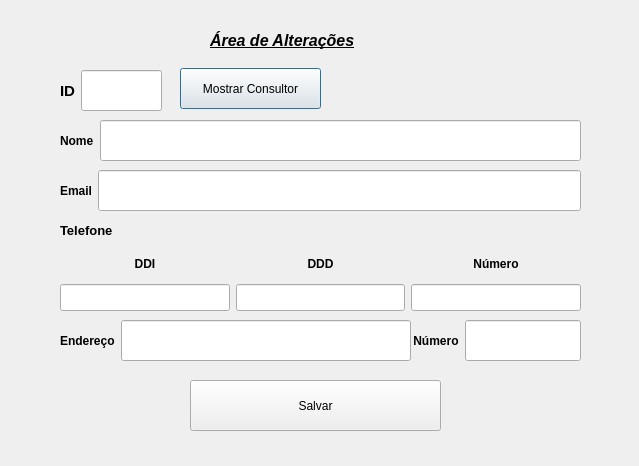
<?xml version="1.0" encoding="UTF-8"?>
<ui version="4.0">
 <class>telaDeAlteracoes</class>
 <widget class="QDialog" name="telaDeAlteracoes">
  <property name="geometry">
   <rect>
    <x>0</x>
    <y>0</y>
    <width>639</width>
    <height>466</height>
   </rect>
  </property>
  <property name="windowTitle">
   <string>Dialog</string>
  </property>
  <widget class="QWidget" name="gridLayoutWidget">
   <property name="geometry">
    <rect>
     <x>60</x>
     <y>250</y>
     <width>521</width>
     <height>61</height>
    </rect>
   </property>
   <property name="sizePolicy">
    <sizepolicy hsizetype="Preferred" vsizetype="Preferred">
     <horstretch>0</horstretch>
     <verstretch>0</verstretch>
    </sizepolicy>
   </property>
   <property name="font">
    <font>
     <bold>true</bold>
    </font>
   </property>
   <layout class="QGridLayout" name="gridLayout">
    <item row="2" column="2">
     <widget class="QLineEdit" name="lineEditDDD">
      <property name="sizePolicy">
       <sizepolicy hsizetype="Expanding" vsizetype="Preferred">
        <horstretch>0</horstretch>
        <verstretch>0</verstretch>
       </sizepolicy>
      </property>
      <property name="font">
       <font>
        <bold>true</bold>
       </font>
      </property>
     </widget>
    </item>
    <item row="2" column="3">
     <widget class="QLineEdit" name="lineEditNumero">
      <property name="sizePolicy">
       <sizepolicy hsizetype="Expanding" vsizetype="Preferred">
        <horstretch>0</horstretch>
        <verstretch>0</verstretch>
       </sizepolicy>
      </property>
      <property name="font">
       <font>
        <bold>true</bold>
       </font>
      </property>
     </widget>
    </item>
    <item row="1" column="0">
     <widget class="QLabel" name="labelDDI">
      <property name="sizePolicy">
       <sizepolicy hsizetype="Preferred" vsizetype="Preferred">
        <horstretch>0</horstretch>
        <verstretch>0</verstretch>
       </sizepolicy>
      </property>
      <property name="font">
       <font>
        <bold>true</bold>
       </font>
      </property>
      <property name="text">
       <string>&lt;html&gt;&lt;head/&gt;&lt;body&gt;&lt;p align=&quot;center&quot;&gt;DDI&lt;/p&gt;&lt;/body&gt;&lt;/html&gt;</string>
      </property>
     </widget>
    </item>
    <item row="1" column="2">
     <widget class="QLabel" name="labelDDD">
      <property name="sizePolicy">
       <sizepolicy hsizetype="Preferred" vsizetype="Preferred">
        <horstretch>0</horstretch>
        <verstretch>0</verstretch>
       </sizepolicy>
      </property>
      <property name="font">
       <font>
        <bold>true</bold>
       </font>
      </property>
      <property name="text">
       <string>&lt;html&gt;&lt;head/&gt;&lt;body&gt;&lt;p align=&quot;center&quot;&gt;DDD&lt;/p&gt;&lt;/body&gt;&lt;/html&gt;</string>
      </property>
     </widget>
    </item>
    <item row="1" column="3">
     <widget class="QLabel" name="labelNumero">
      <property name="sizePolicy">
       <sizepolicy hsizetype="Preferred" vsizetype="Preferred">
        <horstretch>0</horstretch>
        <verstretch>0</verstretch>
       </sizepolicy>
      </property>
      <property name="font">
       <font>
        <bold>true</bold>
       </font>
      </property>
      <property name="text">
       <string>&lt;html&gt;&lt;head/&gt;&lt;body&gt;&lt;p align=&quot;center&quot;&gt;Número&lt;/p&gt;&lt;/body&gt;&lt;/html&gt;</string>
      </property>
     </widget>
    </item>
    <item row="2" column="0">
     <widget class="QLineEdit" name="lineEditDDI">
      <property name="sizePolicy">
       <sizepolicy hsizetype="Expanding" vsizetype="Preferred">
        <horstretch>0</horstretch>
        <verstretch>0</verstretch>
       </sizepolicy>
      </property>
      <property name="font">
       <font>
        <bold>true</bold>
       </font>
      </property>
     </widget>
    </item>
   </layout>
  </widget>
  <widget class="QLabel" name="labelTelefone_2">
   <property name="geometry">
    <rect>
     <x>60</x>
     <y>210</y>
     <width>81</width>
     <height>41</height>
    </rect>
   </property>
   <property name="sizePolicy">
    <sizepolicy hsizetype="Preferred" vsizetype="Preferred">
     <horstretch>0</horstretch>
     <verstretch>0</verstretch>
    </sizepolicy>
   </property>
   <property name="font">
    <font>
     <bold>true</bold>
    </font>
   </property>
   <property name="text">
    <string>&lt;html&gt;&lt;head/&gt;&lt;body&gt;&lt;p&gt;&lt;span style=&quot; font-size:10pt;&quot;&gt;Telefone&lt;/span&gt;&lt;/p&gt;&lt;/body&gt;&lt;/html&gt;</string>
   </property>
  </widget>
  <widget class="QWidget" name="layoutWidget">
   <property name="geometry">
    <rect>
     <x>60</x>
     <y>170</y>
     <width>521</width>
     <height>41</height>
    </rect>
   </property>
   <property name="sizePolicy">
    <sizepolicy hsizetype="Preferred" vsizetype="Preferred">
     <horstretch>0</horstretch>
     <verstretch>0</verstretch>
    </sizepolicy>
   </property>
   <property name="font">
    <font>
     <bold>true</bold>
    </font>
   </property>
   <layout class="QHBoxLayout" name="horizontalLayout_4">
    <item>
     <widget class="QLabel" name="labelEmail">
      <property name="sizePolicy">
       <sizepolicy hsizetype="Preferred" vsizetype="Preferred">
        <horstretch>0</horstretch>
        <verstretch>0</verstretch>
       </sizepolicy>
      </property>
      <property name="font">
       <font>
        <bold>true</bold>
       </font>
      </property>
      <property name="text">
       <string>Email</string>
      </property>
     </widget>
    </item>
    <item>
     <widget class="QLineEdit" name="lineEditEmail">
      <property name="sizePolicy">
       <sizepolicy hsizetype="Expanding" vsizetype="Preferred">
        <horstretch>0</horstretch>
        <verstretch>0</verstretch>
       </sizepolicy>
      </property>
      <property name="font">
       <font>
        <bold>true</bold>
       </font>
      </property>
     </widget>
    </item>
   </layout>
  </widget>
  <widget class="QLabel" name="labelTELA">
   <property name="geometry">
    <rect>
     <x>210</x>
     <y>20</y>
     <width>191</width>
     <height>41</height>
    </rect>
   </property>
   <property name="text">
    <string>&lt;html&gt;&lt;head/&gt;&lt;body&gt;&lt;p&gt;&lt;span style=&quot; font-size:12pt; font-weight:700; font-style:italic; text-decoration: underline;&quot;&gt;Área de Alterações&lt;/span&gt;&lt;/p&gt;&lt;/body&gt;&lt;/html&gt;</string>
   </property>
  </widget>
  <widget class="QPushButton" name="pushButton">
   <property name="geometry">
    <rect>
     <x>180</x>
     <y>68</y>
     <width>141</width>
     <height>41</height>
    </rect>
   </property>
   <property name="text">
    <string>Mostrar Consultor</string>
   </property>
  </widget>
  <widget class="QWidget" name="layoutWidget">
   <property name="geometry">
    <rect>
     <x>190</x>
     <y>380</y>
     <width>251</width>
     <height>51</height>
    </rect>
   </property>
   <property name="sizePolicy">
    <sizepolicy hsizetype="Preferred" vsizetype="Preferred">
     <horstretch>0</horstretch>
     <verstretch>0</verstretch>
    </sizepolicy>
   </property>
   <layout class="QHBoxLayout" name="horizontalLayout_5">
    <item>
     <widget class="QPushButton" name="pushButtonSalvar">
      <property name="sizePolicy">
       <sizepolicy hsizetype="Minimum" vsizetype="Preferred">
        <horstretch>0</horstretch>
        <verstretch>0</verstretch>
       </sizepolicy>
      </property>
      <property name="text">
       <string>Salvar</string>
      </property>
     </widget>
    </item>
   </layout>
  </widget>
  <widget class="QWidget" name="layoutWidget">
   <property name="geometry">
    <rect>
     <x>60</x>
     <y>70</y>
     <width>102</width>
     <height>41</height>
    </rect>
   </property>
   <property name="sizePolicy">
    <sizepolicy hsizetype="Preferred" vsizetype="Preferred">
     <horstretch>0</horstretch>
     <verstretch>0</verstretch>
    </sizepolicy>
   </property>
   <layout class="QHBoxLayout" name="horizontalLayout">
    <item>
     <widget class="QLabel" name="labelID">
      <property name="sizePolicy">
       <sizepolicy hsizetype="Preferred" vsizetype="Preferred">
        <horstretch>0</horstretch>
        <verstretch>0</verstretch>
       </sizepolicy>
      </property>
      <property name="font">
       <font>
        <pointsize>11</pointsize>
        <bold>true</bold>
       </font>
      </property>
      <property name="text">
       <string>ID</string>
      </property>
     </widget>
    </item>
    <item>
     <widget class="QLineEdit" name="lineEditID">
      <property name="sizePolicy">
       <sizepolicy hsizetype="Expanding" vsizetype="Preferred">
        <horstretch>0</horstretch>
        <verstretch>0</verstretch>
       </sizepolicy>
      </property>
      <property name="font">
       <font>
        <bold>true</bold>
       </font>
      </property>
     </widget>
    </item>
   </layout>
  </widget>
  <widget class="QWidget" name="layoutWidget">
   <property name="geometry">
    <rect>
     <x>60</x>
     <y>120</y>
     <width>521</width>
     <height>41</height>
    </rect>
   </property>
   <property name="sizePolicy">
    <sizepolicy hsizetype="Preferred" vsizetype="Preferred">
     <horstretch>0</horstretch>
     <verstretch>0</verstretch>
    </sizepolicy>
   </property>
   <layout class="QHBoxLayout" name="horizontalLayout_6">
    <item>
     <widget class="QLabel" name="labelNome">
      <property name="sizePolicy">
       <sizepolicy hsizetype="Preferred" vsizetype="Preferred">
        <horstretch>0</horstretch>
        <verstretch>0</verstretch>
       </sizepolicy>
      </property>
      <property name="font">
       <font>
        <bold>true</bold>
       </font>
      </property>
      <property name="text">
       <string>Nome</string>
      </property>
     </widget>
    </item>
    <item>
     <widget class="QLineEdit" name="lineEditNome">
      <property name="sizePolicy">
       <sizepolicy hsizetype="Expanding" vsizetype="Preferred">
        <horstretch>0</horstretch>
        <verstretch>0</verstretch>
       </sizepolicy>
      </property>
      <property name="font">
       <font>
        <bold>true</bold>
       </font>
      </property>
     </widget>
    </item>
   </layout>
  </widget>
  <widget class="QWidget" name="layoutWidget">
   <property name="geometry">
    <rect>
     <x>410</x>
     <y>320</y>
     <width>171</width>
     <height>41</height>
    </rect>
   </property>
   <property name="sizePolicy">
    <sizepolicy hsizetype="Preferred" vsizetype="Preferred">
     <horstretch>0</horstretch>
     <verstretch>0</verstretch>
    </sizepolicy>
   </property>
   <layout class="QHBoxLayout" name="horizontalLayout_3">
    <item>
     <widget class="QLabel" name="labelNumero_2">
      <property name="sizePolicy">
       <sizepolicy hsizetype="Preferred" vsizetype="Preferred">
        <horstretch>0</horstretch>
        <verstretch>0</verstretch>
       </sizepolicy>
      </property>
      <property name="font">
       <font>
        <bold>true</bold>
       </font>
      </property>
      <property name="text">
       <string> Número</string>
      </property>
     </widget>
    </item>
    <item>
     <widget class="QLineEdit" name="lineEditNumEnde">
      <property name="sizePolicy">
       <sizepolicy hsizetype="Expanding" vsizetype="Preferred">
        <horstretch>0</horstretch>
        <verstretch>0</verstretch>
       </sizepolicy>
      </property>
     </widget>
    </item>
   </layout>
  </widget>
  <widget class="QWidget" name="layoutWidget">
   <property name="geometry">
    <rect>
     <x>60</x>
     <y>320</y>
     <width>351</width>
     <height>41</height>
    </rect>
   </property>
   <property name="sizePolicy">
    <sizepolicy hsizetype="Preferred" vsizetype="Preferred">
     <horstretch>0</horstretch>
     <verstretch>0</verstretch>
    </sizepolicy>
   </property>
   <layout class="QHBoxLayout" name="horizontalLayout_7">
    <item>
     <widget class="QLabel" name="labelEndereco">
      <property name="sizePolicy">
       <sizepolicy hsizetype="Preferred" vsizetype="Preferred">
        <horstretch>0</horstretch>
        <verstretch>0</verstretch>
       </sizepolicy>
      </property>
      <property name="font">
       <font>
        <bold>true</bold>
       </font>
      </property>
      <property name="text">
       <string>Endereço</string>
      </property>
     </widget>
    </item>
    <item>
     <widget class="QLineEdit" name="lineEditEndereco">
      <property name="sizePolicy">
       <sizepolicy hsizetype="Expanding" vsizetype="Preferred">
        <horstretch>0</horstretch>
        <verstretch>0</verstretch>
       </sizepolicy>
      </property>
      <property name="font">
       <font>
        <bold>true</bold>
       </font>
      </property>
     </widget>
    </item>
   </layout>
  </widget>
 </widget>
 <tabstops>
  <tabstop>lineEditID</tabstop>
  <tabstop>lineEditNome</tabstop>
  <tabstop>lineEditEmail</tabstop>
  <tabstop>lineEditDDI</tabstop>
  <tabstop>lineEditDDD</tabstop>
  <tabstop>lineEditNumero</tabstop>
  <tabstop>lineEditEndereco</tabstop>
  <tabstop>lineEditNumEnde</tabstop>
  <tabstop>pushButton</tabstop>
  <tabstop>pushButtonSalvar</tabstop>
 </tabstops>
 <resources/>
 <connections/>
</ui>
